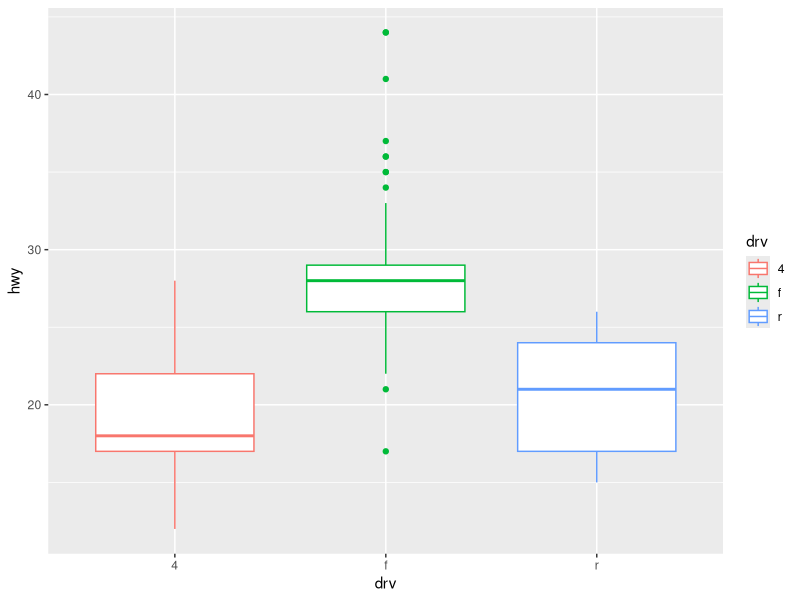

This figure's R source:
## ---- chunk 1
library(ggplot2)
qplot(data = mpg, x = drv, y = hwy, geom = "boxplot", colour = drv)
## ---- chunk 2
knitr::kable(head(Theoph, 20), caption = "Table 1. Overview of Theoph dataset")
